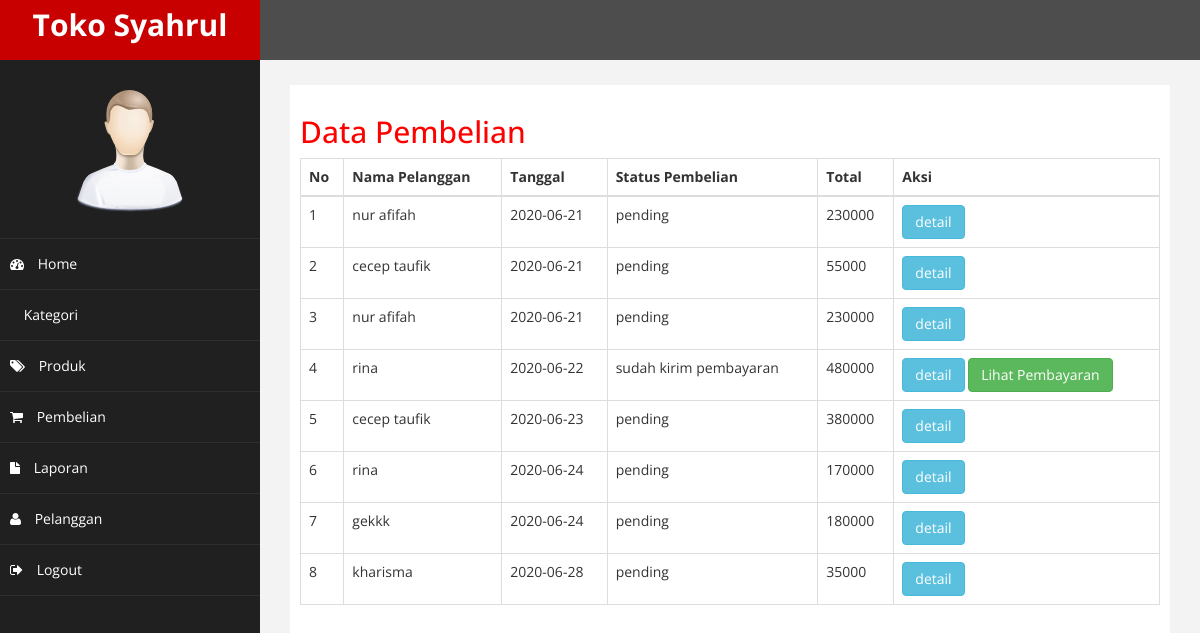
/admin/bs-binary-admin/index.php?halaman=pembelian (signed in), run on the app's committed database.
### tables this page shows
CREATE TABLE `pembelian` (
  `id_pembelian` int(11) NOT NULL AUTO_INCREMENT,
  `id_pelanggan` int(11) NOT NULL,
  `id_ongkir` int(11) NOT NULL,
  `tanggal_pembelian` date NOT NULL,
  `total_pembelian` int(11) NOT NULL,
  `nama_kota` varchar(100) NOT NULL,
  `tarif` int(11) NOT NULL,
  `alamat_pengiriman` text NOT NULL,
  `status_pembelian` varchar(100) NOT NULL DEFAULT 'pending',
  `resi_pengiriman` varchar(50) NOT NULL,
  PRIMARY KEY (`id_pembelian`)
);

CREATE TABLE `pelanggan` (
  `id_pelanggan` int(11) NOT NULL AUTO_INCREMENT,
  `email_pelanggan` varchar(100) NOT NULL,
  `password_pelanggan` varchar(50) NOT NULL,
  `nama_pelanggan` varchar(100) NOT NULL,
  `telpon_pelanggan` varchar(25) NOT NULL,
  `alamat_pelanggan` text NOT NULL,
  PRIMARY KEY (`id_pelanggan`)
);

### admin/bs-binary-admin/pembelian.php (the view)
<h2>Data Pembelian</h2>
<table class="table table-bordered">
	<thead>
		<tr>
			<th>No</th>
			<th>Nama Pelanggan</th>
			<th>Tanggal</th>
			<th>Status Pembelian</th>
			<th>Total</th>
			<th>Aksi</th>
		</tr>
	</thead>
	<tbody>
		<?php $nomor=1; ?>
		<?php $ambil=$koneksi->query("select * from pembelian join pelanggan on pembelian.id_pelanggan=pelanggan.id_pelanggan"); ?>
		<?php while($pecah = $ambil->fetch_assoc()){ ?>
			<tr>
				<td><?php echo $nomor; ?></td>
				<td><?php echo $pecah["nama_pelanggan"]; ?></td>
				<td><?php echo $pecah["tanggal_pembelian"]; ?></td>
				<td><?php echo $pecah['status_pembelian'] ?></td>
				<td><?php echo $pecah["total_pembelian"]; ?></td>
				<td>
					<a href="index.php?halaman=detail&id=<?php echo $pecah['id_pembelian']; ?>"class="btn btn-info">detail</a>
					<?php if ($pecah['status_pembelian']!=="pending"): ?>
						<a href="index.php?halaman=pembayaran&id=<?php echo $pecah['id_pembelian'] ?>" class="btn btn-success">Lihat Pembayaran</a>
					<?php endif ?>
				</td>
			</tr>
			<?php $nomor++; ?>
		<?php } ?>
	</tbody>
</table>

### admin/bs-binary-admin/assets/css/custom.css (style rules this page uses)
body { font-family: 'Open Sans', sans-serif; }
h2 { color: #f00; }

### data on the page
pembelian: id_pelanggan.nama_pelanggan "nur afifah", tanggal_pembelian "2020-06-21", status_pembelian "pending", total_pembelian "230000"
pembelian: id_pelanggan.nama_pelanggan "cecep taufik", tanggal_pembelian "2020-06-21", status_pembelian "pending", total_pembelian "55000"
pembelian: id_pelanggan.nama_pelanggan "nur afifah", tanggal_pembelian "2020-06-21", status_pembelian "pending", total_pembelian "230000"
pembelian: id_pelanggan.nama_pelanggan "rina", tanggal_pembelian "2020-06-22", status_pembelian "sudah kirim pembayaran", total_pembelian "480000"
pembelian: id_pelanggan.nama_pelanggan "cecep taufik", tanggal_pembelian "2020-06-23", status_pembelian "pending", total_pembelian "380000"
pembelian: id_pelanggan.nama_pelanggan "rina", tanggal_pembelian "2020-06-24", status_pembelian "pending", total_pembelian "170000"
pembelian: id_pelanggan.nama_pelanggan "gekkk", tanggal_pembelian "2020-06-24", status_pembelian "pending", total_pembelian "180000"
pembelian: id_pelanggan.nama_pelanggan "kharisma", tanggal_pembelian "2020-06-28", status_pembelian "pending", total_pembelian "35000"
